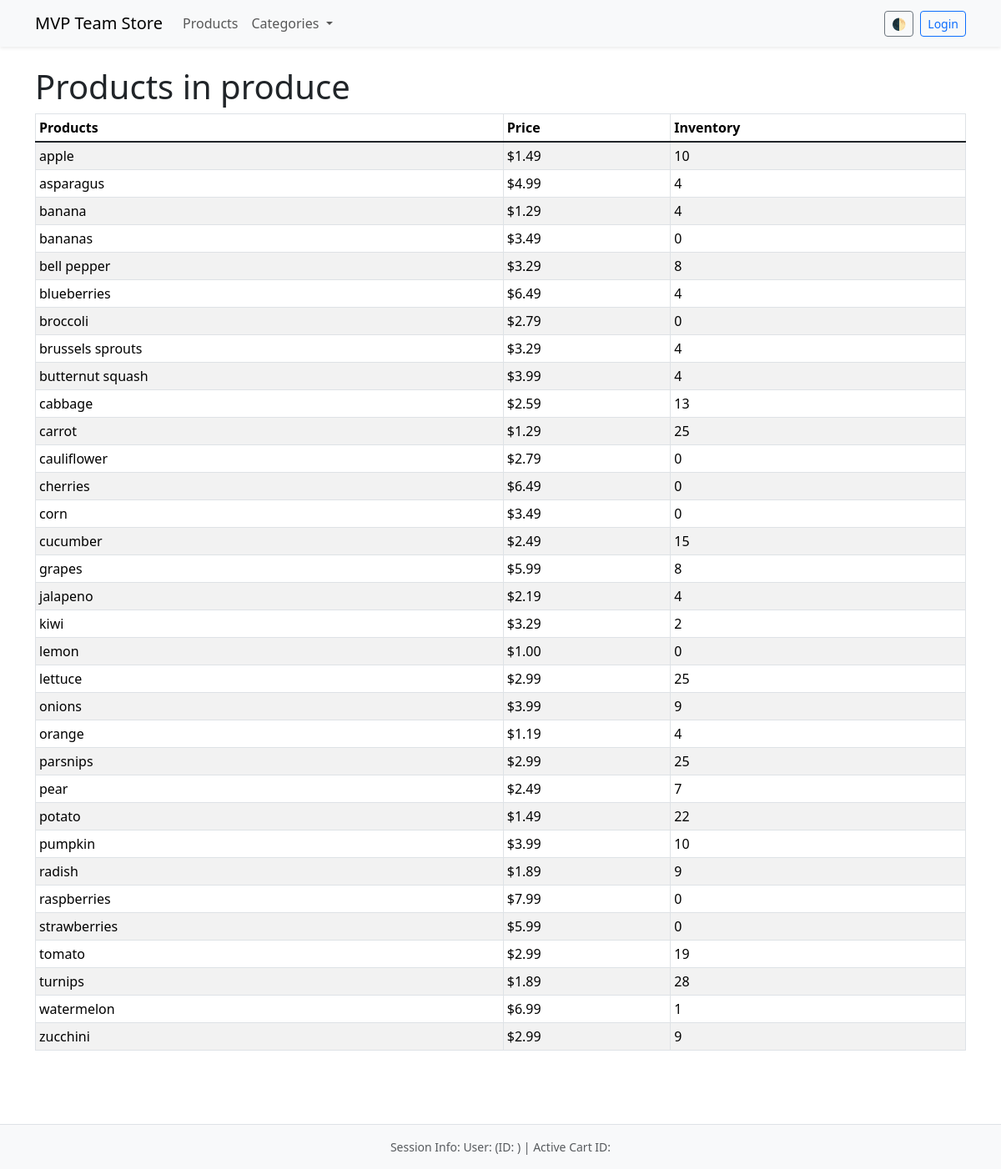
/categories/produce, run on the app's committed database.
### models/category.py (models this page shows, shortened)
class Category(db.Model):
    __tablename__ = "Categories"
    id = db.mapped_column(db.Integer, primary_key=True)
    name = db.mapped_column(db.String)
    products = db.relationship("Product",back_populates="category")

### models/product.py (models this page shows, shortened)
class Product(db.Model):
    __tablename__ = "Products"
    id = db.mapped_column(db.Integer, primary_key=True)
    name = db.mapped_column(db.String)
    price = db.mapped_column(db.DECIMAL(10, 2))
    available = db.mapped_column(db.Integer, default=0)
    category_id = db.mapped_column(db.Integer, db.ForeignKey("Categories.id"))
    in_season = db.mapped_column(db.Boolean, default=False)
    season_name = db.mapped_column(db.String, db.ForeignKey("Seasons.name"))
    category = db.relationship("Category", back_populates="products")
    order = db.relationship("ProductOrder", back_populates="product")
    season = db.relationship("Season", back_populates="products")

### routes/categories.py (the view)
@categories_bp.route("/<string:name>")
def category_detail(name):
    stmt = db.select(Product).where(Product.category.has(Category.name == name))
    products = db.session.execute(stmt).scalars()
    stmt2 = db.select(Category).where(Category.name == name)
    data = db.session.execute(stmt2).scalars().first()
    if data is None:
        abort(404)
    return render_template("category.html", products = products, category=data)

### templates/category.html
{% extends "base.html" %}
{% block content %}
<h1>Products in {{ category.name }}</h1>
<div class="d-flex flex-wrap table-responsive">
  <table class="table table-bordered table-striped table-sm table-hover">
    <thead>
      <tr>
        <th>Products</th>
        <th>Price</th>
        <th>Inventory</th>
      </tr>
    </thead>
    <tbody class="table-group-divider">
      {% for product in products %}
      <tr>
        <td>{{ product.name }}</td>
        <td>${{ product.price }}</td>
        <td>{{ product.available }}</td>
      </tr>
      {% endfor %}
    </tbody>
  </table>
</div>
{% endblock %}

### data on the page
Category: name "produce"
Product: name "apple", price "1.49", available "10"
Product: name "asparagus", price "4.99", available "4"
Product: name "banana", price "1.29", available "4"
Product: name "bananas", price "3.49", available "0"
Product: name "bell pepper", price "3.29", available "8"
Product: name "blueberries", price "6.49", available "4"
Product: name "broccoli", price "2.79", available "0"
Product: name "brussels sprouts", price "3.29", available "4"
Product: name "butternut squash", price "3.99", available "4"
Product: name "cabbage", price "2.59", available "13"
Product: name "carrot", price "1.29", available "25"
Product: name "cauliflower", price "2.79", available "0"
Product: name "cherries", price "6.49", available "0"
Product: name "corn", price "3.49", available "0"
Product: name "cucumber", price "2.49", available "15"
Product: name "grapes", price "5.99", available "8"
Product: name "jalapeno", price "2.19", available "4"
Product: name "kiwi", price "3.29", available "2"
Product: name "lemon", price "1.00", available "0"
Product: name "lettuce", price "2.99", available "25"
Product: name "onions", price "3.99", available "9"
Product: name "orange", price "1.19", available "4"
Product: name "parsnips", price "2.99", available "25"
Product: name "pear", price "2.49", available "7"
Product: name "potato", price "1.49", available "22"
Product: name "pumpkin", price "3.99", available "10"
Product: name "radish", price "1.89", available "9"
Product: name "raspberries", price "7.99", available "0"
Product: name "strawberries", price "5.99", available "0"
Product: name "tomato", price "2.99", available "19"
Product: name "turnips", price "1.89", available "28"
Product: name "watermelon", price "6.99", available "1"
Product: name "zucchini", price "2.99", available "9"
